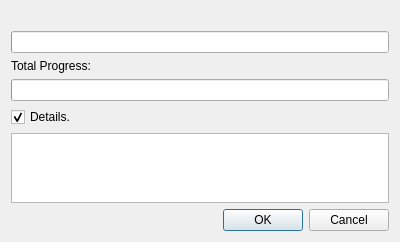
<?xml version="1.0" encoding="UTF-8"?>
<ui version="4.0">
 <class>ProgressDialog</class>
 <widget class="QDialog" name="ProgressDialog">
  <property name="geometry">
   <rect>
    <x>0</x>
    <y>0</y>
    <width>400</width>
    <height>238</height>
   </rect>
  </property>
  <layout class="QVBoxLayout" name="verticalLayout">
   <item>
    <layout class="QHBoxLayout" name="horizontalLayout">
     <item>
      <widget class="QLabel" name="lCurrentInformations">
       <property name="sizePolicy">
        <sizepolicy hsizetype="Expanding" vsizetype="Preferred">
         <horstretch>0</horstretch>
         <verstretch>0</verstretch>
        </sizepolicy>
       </property>
      </widget>
     </item>
    </layout>
   </item>
   <item>
    <widget class="QProgressBar" name="pbCurrent"/>
   </item>
   <item>
    <widget class="QLabel" name="lGlobalInformations">
     <property name="text">
      <string>Total Progress:</string>
     </property>
    </widget>
   </item>
   <item>
    <widget class="QProgressBar" name="pbGlobal"/>
   </item>
   <item>
    <widget class="QCheckBox" name="cbDetails">
     <property name="text">
      <string>Details.</string>
     </property>
     <property name="checked">
      <bool>true</bool>
     </property>
    </widget>
   </item>
   <item>
    <widget class="QPlainTextEdit" name="pteErrors">
     <property name="tabChangesFocus">
      <bool>true</bool>
     </property>
     <property name="undoRedoEnabled">
      <bool>false</bool>
     </property>
     <property name="readOnly">
      <bool>true</bool>
     </property>
     <property name="tabStopWidth">
      <number>40</number>
     </property>
    </widget>
   </item>
   <item>
    <widget class="QDialogButtonBox" name="dbbButtons">
     <property name="standardButtons">
      <set>QDialogButtonBox::Cancel|QDialogButtonBox::Ok</set>
     </property>
    </widget>
   </item>
  </layout>
 </widget>
 <resources/>
 <connections>
  <connection>
   <sender>cbDetails</sender>
   <signal>toggled(bool)</signal>
   <receiver>pteErrors</receiver>
   <slot>setVisible(bool)</slot>
   <hints>
    <hint type="sourcelabel">
     <x>55</x>
     <y>105</y>
    </hint>
    <hint type="destinationlabel">
     <x>47</x>
     <y>130</y>
    </hint>
   </hints>
  </connection>
 </connections>
</ui>
